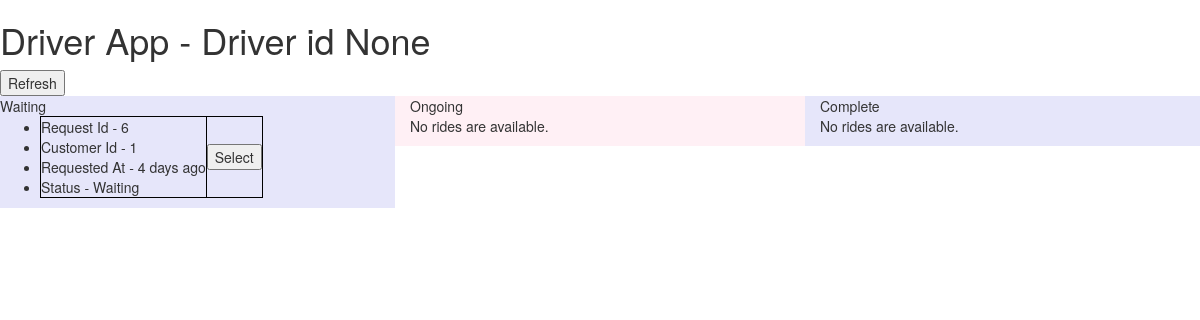
Page /driverapp/ on the earlier database version.
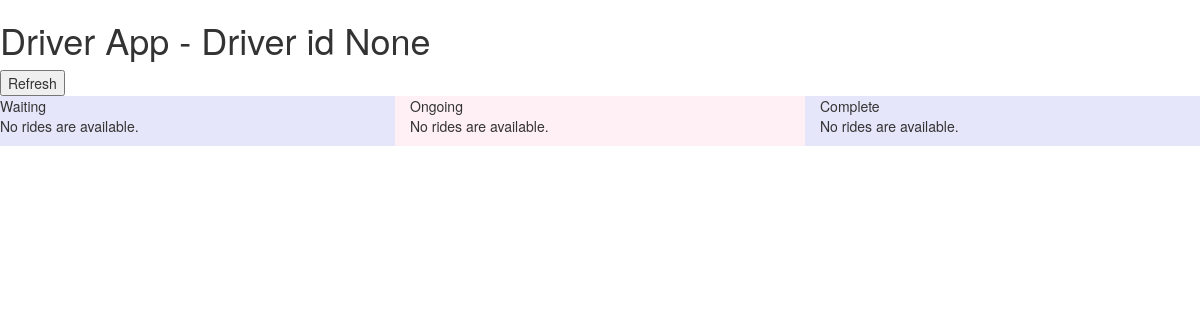
Same page on the later database version.
### DriverApp/models.py (models this page shows, shortened)
class Request(models.Model):
    status_choices = (
        (0, 'waiting'),
        (1, 'ongoing'),
        (2, 'complete')
    )
    request_id = models.AutoField(primary_key=True)
    customer_id = models.ForeignKey('Customer')
    driver_id = models.ForeignKey('Driver', null=True, blank=True)
    requested_at = models.DateTimeField(auto_now_add=True)
    picked_at = models.DateTimeField(null=True, blank=True)
    completed_at = models.DateTimeField(null=True, blank=True)
    status = models.IntegerField(choices=status_choices, default=0)
    request_location_lat = models.DecimalField(max_digits=15, decimal_places=11, null=True, blank=True)
    request_location_long = models.DecimalField(max_digits=15, decimal_places=11, null=True, blank=True)
    def humanizeTimeDiff(self, timestamp = None):
        if timestamp is None:
            timestamp = self.requested_at
        timeDiff = timezone.now() - timestamp
        days = timeDiff.days
        hours = timeDiff.seconds/3600
        minutes = timeDiff.seconds%3600/60
        seconds = timeDiff.seconds%3600%60
        str = ""
        tStr = ""
        if days > 0:
            if days == 1:   tStr = "day"
            else:           tStr = "days"
            str = str + "%s %s" %(days, tStr)
            return str
        elif hours > 0:
            if hours == 1:  tStr = "hour"
            else:           tStr = "hours"
            str = str + "%s %s" %(hours, tStr)
            return str
        elif minutes > 0:
            if minutes == 1:tStr = "min"
            else:           tStr = "mins"
            str = str + "%s %s" %(minutes, tStr)
            return str
        elif seconds > 0:
            if seconds == 1:tStr = "sec"
            else:           tStr = "secs"
            str = str + "%s %s" %(seconds, tStr)
            return str
        else:
            return None

class Customer(models.Model):
    customer_id = models.AutoField(primary_key=True)
    def __unicode__(self):
        return str(self.customer_id)

### DriverApp/views.py (the view)
# urls.py: url(r'^driverapp/$', views.index),
def index(request):
    driverid = request.GET.get('id', None)
    latest_request_list = Request.objects.order_by('-requested_at')
    template = loader.get_template('DriverApp/driverapp.html')
    context = {
        'latest_request_list_waiting': latest_request_list.filter(status=0),
        'latest_request_list_ongoing': latest_request_list.filter(driver_id=driverid).filter(status=1),
        'latest_request_list_complete': latest_request_list.filter(driver_id=driverid).filter(status=2),
        'driver_id': driverid,
    }
    return HttpResponse(template.render(context, request))

### DriverApp/templates/DriverApp/driverapp.html (shortened to what this page needs)
<!DOCTYPE html>
<html lang="en">
<head>
    <link rel="stylesheet" href="https://maxcdn.bootstrapcdn.com/bootstrap/3.3.7/css/bootstrap.min.css">
</head>
<body>
<h1>Driver App - Driver id {{driver_id}}</h1>
<FORM><INPUT TYPE="button" onClick="history.go(0)" VALUE="Refresh"></FORM>
<div class="row">
    <div class="col-sm-4" style="background-color:lavender;">Waiting
        {% if latest_request_list_waiting %}
        <ul>
            {% for request in latest_request_list_waiting %}
            <table>
                <tr>
                    <td>
                        <li>Request Id - {{ request.request_id }}</li>
                        <li>Customer Id - {{ request.customer_id }}</li>
                        <li>Requested At - {{request.humanizeTimeDiff}} ago</li>
                        <li>Status - {% if request.status == 0 %}
                            Waiting
                            {% endif %}
                        </li>
                    </td>
                    <td>
                        <input id="submit" type="button" value="Select"
                               onclick="call_counter({{request.request_id}}, {{driver_id}});"/>
                    </td>
                </tr>
            </table>
            {% endfor %}
        </ul>
        {% else %}
        <p>No rides are available.</p>
        {% endif %}
    </div>
    <div class="col-sm-4" style="background-color:lavenderblush;">Ongoing
        {% if latest_request_list_ongoing %}
        <ul>
            {% for request in latest_request_list_ongoing %}
            <table>
                <tr>
                    <td>
                        <li>Request Id - {{ request.request_id }}</li>
                        <li>Customer Id - {{ request.customer_id }}</li>
                        <li>Requested At - {{request.humanizeTimeDiff}} ago</li>
                        <li>Picked At - {{request.humanizePickedTimeDiff}} ago</li>
                        <li>Status - {% if request.status == 1 %}
                            Ongoing
                            {% endif %}
                        </li>
                    </td>
                </tr>
            </table>
            {% endfor %}
        </ul>
        {% else %}
        <p>No rides are available.</p>
        {% endif %}
    </div>
    <div class="col-sm-4" style="background-color:lavender;">Complete
        {% if latest_request_list_complete %}
        <ul>
            {% for request in latest_request_list_complete %}
            <table>
                <tr>
                    <td>
                        <li>Request Id - {{ request.request_id }}</li>
                        <li>Customer Id - {{ request.customer_id }}</li>
                        <li>Requested At - {{request.humanizeTimeDiff}} ago</li>
                        <li>Picked At - {{request.humanizePickedTimeDiff}} ago</li>
                        <li>Completed At - {{request.humanizeCompletedTimeDiff}} ago</li>
                        <li>Status - {% if request.status == 2 %}
                            Completed
                            {% endif %}
                        </li>
                    </td>
                </tr>
            </table>
            {% endfor %}
        </ul>
        {% else %}
        <p>No rides are available.</p>
        {% endif %}
    </div>
</div>
</body>
</html>

Differences in the rows shown:
no longer on this page (row edited): Request: request_id "6", customer_id "1", humanizeTimeDiff "4 days", status "Waiting"
Other differences:
text now shown: "No rides are available."
